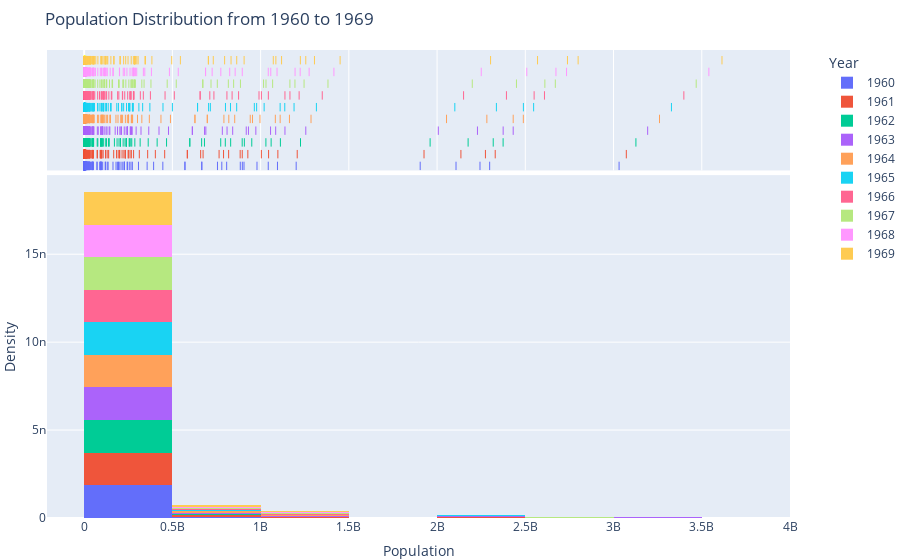

The code cell stored with this chart in its notebook:
### Markdown cell above
- At the above plot we can show the population in the world is increasing per year 
- we can show the population in the low&middel country and the IDA have the biggest population compare with the another countries 
- we can show the average of the population in all countries are increasing not decreasing that is mean the the birth rate is bigger than the death rate in the all countries from the 1960 to 2022

### Code cell
years = data.loc[:, '1960':'1969']

# Reshape the DataFrame for Plotly Express
df = pd.melt(data, value_vars=years.columns, var_name='Year', value_name='Population')

fig = px.histogram(df, x='Population', nbins=15, histnorm='probability density', color='Year',
                   title='Population Distribution from 1960 to 1969',
                   labels={'Population': 'Population', 'Year': 'Year'},
                   marginal='rug')

fig.update_layout(
    xaxis=dict(title='Population'),
    yaxis=dict(title='Density'),
    legend=dict(x=1.05, y=1, traceorder='normal', orientation='v'),
    margin=dict(l=0, r=0, t=50, b=0),
)

fig.show()

### Figure 1 — Plotly figure (JSON) as saved in the notebook; plotly's stock layout.template omitted (floating-point values rounded to 4 significant figures; data arrays with more than 128 entries replaced by an {"elided": "..."} marker saying what was removed)
{"data": [{"alignmentgroup": "True", "bingroup": "x", "histnorm": "probability density", "hovertemplate": "Year=1960<br>Population=%{x}<br>probability density=%{y}<extra></extra>", "legendgroup": "1960", "marker": {"color": "#636efa", "pattern": {"shape": ""}}, "name": "1960", "nbinsx": 15, "offsetgroup": "1960", "orientation": "v", "showlegend": true, "x": {"elided": "264 float values"}, "xaxis": "x", "yaxis": "y", "type": "histogram"}, {"alignmentgroup": "True", "boxpoints": "all", "fillcolor": "rgba(255,255,255,0)", "hoveron": "points", "hovertemplate": "Year=1960<br>Population=%{x}<extra></extra>", "jitter": 0, "legendgroup": "1960", "line": {"color": "rgba(255,255,255,0)"}, "marker": {"color": "#636efa", "symbol": "line-ns-open"}, "name": "1960", "offsetgroup": "1960", "showlegend": false, "x": {"elided": "264 float values"}, "xaxis": "x2", "yaxis": "y2", "type": "box"}, {"alignmentgroup": "True", "bingroup": "x", "histnorm": "probability density", "hovertemplate": "Year=1961<br>Population=%{x}<br>probability density=%{y}<extra></extra>", "legendgroup": "1961", "marker": {"color": "#EF553B", "pattern": {"shape": ""}}, "name": "1961", "nbinsx": 15, "offsetgroup": "1961", "orientation": "v", "showlegend": true, "x": {"elided": "264 float values"}, "xaxis": "x", "yaxis": "y", "type": "histogram"}, {"alignmentgroup": "True", "boxpoints": "all", "fillcolor": "rgba(255,255,255,0)", "hoveron": "points", "hovertemplate": "Year=1961<br>Population=%{x}<extra></extra>", "jitter": 0, "legendgroup": "1961", "line": {"color": "rgba(255,255,255,0)"}, "marker": {"color": "#EF553B", "symbol": "line-ns-open"}, "name": "1961", "offsetgroup": "1961", "showlegend": false, "x": {"elided": "264 float values"}, "xaxis": "x2", "yaxis": "y2", "type": "box"}, {"alignmentgroup": "True", "bingroup": "x", "histnorm": "probability density", "hovertemplate": "Year=1962<br>Population=%{x}<br>probability density=%{y}<extra></extra>", "legendgroup": "1962", "marker": {"color": "#00cc96", "pattern": {"shape": ""}}, "name": "1962", "nbinsx": 15, "offsetgroup": "1962", "orientation": "v", "showlegend": true, "x": {"elided": "264 float values"}, "xaxis": "x", "yaxis": "y", "type": "histogram"}, {"alignmentgroup": "True", "boxpoints": "all", "fillcolor": "rgba(255,255,255,0)", "hoveron": "points", "hovertemplate": "Year=1962<br>Population=%{x}<extra></extra>", "jitter": 0, "legendgroup": "1962", "line": {"color": "rgba(255,255,255,0)"}, "marker": {"color": "#00cc96", "symbol": "line-ns-open"}, "name": "1962", "offsetgroup": "1962", "showlegend": false, "x": {"elided": "264 float values"}, "xaxis": "x2", "yaxis": "y2", "type": "box"}, {"alignmentgroup": "True", "bingroup": "x", "histnorm": "probability density", "hovertemplate": "Year=1963<br>Population=%{x}<br>probability density=%{y}<extra></extra>", "legendgroup": "1963", "marker": {"color": "#ab63fa", "pattern": {"shape": ""}}, "name": "1963", "nbinsx": 15, "offsetgroup": "1963", "orientation": "v", "showlegend": true, "x": {"elided": "264 float values"}, "xaxis": "x", "yaxis": "y", "type": "histogram"}, {"alignmentgroup": "True", "boxpoints": "all", "fillcolor": "rgba(255,255,255,0)", "hoveron": "points", "hovertemplate": "Year=1963<br>Population=%{x}<extra></extra>", "jitter": 0, "legendgroup": "1963", "line": {"color": "rgba(255,255,255,0)"}, "marker": {"color": "#ab63fa", "symbol": "line-ns-open"}, "name": "1963", "offsetgroup": "1963", "showlegend": false, "x": {"elided": "264 float values"}, "xaxis": "x2", "yaxis": "y2", "type": "box"}, {"alignmentgroup": "True", "bingroup": "x", "histnorm": "probability density", "hovertemplate": "Year=1964<br>Population=%{x}<br>probability density=%{y}<extra></extra>", "legendgroup": "1964", "marker": {"color": "#FFA15A", "pattern": {"shape": ""}}, "name": "1964", "nbinsx": 15, "offsetgroup": "1964", "orientation": "v", "showlegend": true, "x": {"elided": "264 float values"}, "xaxis": "x", "yaxis": "y", "type": "histogram"}, {"alignmentgroup": "True", "boxpoints": "all", "fillcolor": "rgba(255,255,255,0)", "hoveron": "points", "hovertemplate": "Year=1964<br>Population=%{x}<extra></extra>", "jitter": 0, "legendgroup": "1964", "line": {"color": "rgba(255,255,255,0)"}, "marker": {"color": "#FFA15A", "symbol": "line-ns-open"}, "name": "1964", "offsetgroup": "1964", "showlegend": false, "x": {"elided": "264 float values"}, "xaxis": "x2", "yaxis": "y2", "type": "box"}, {"alignmentgroup": "True", "bingroup": "x", "histnorm": "probability density", "hovertemplate": "Year=1965<br>Population=%{x}<br>probability density=%{y}<extra></extra>", "legendgroup": "1965", "marker": {"color": "#19d3f3", "pattern": {"shape": ""}}, "name": "1965", "nbinsx": 15, "offsetgroup": "1965", "orientation": "v", "showlegend": true, "x": {"elided": "264 float values"}, "xaxis": "x", "yaxis": "y", "type": "histogram"}, {"alignmentgroup": "True", "boxpoints": "all", "fillcolor": "rgba(255,255,255,0)", "hoveron": "points", "hovertemplate": "Year=1965<br>Population=%{x}<extra></extra>", "jitter": 0, "legendgroup": "1965", "line": {"color": "rgba(255,255,255,0)"}, "marker": {"color": "#19d3f3", "symbol": "line-ns-open"}, "name": "1965", "offsetgroup": "1965", "showlegend": false, "x": {"elided": "264 float values"}, "xaxis": "x2", "yaxis": "y2", "type": "box"}, {"alignmentgroup": "True", "bingroup": "x", "histnorm": "probability density", "hovertemplate": "Year=1966<br>Population=%{x}<br>probability density=%{y}<extra></extra>", "legendgroup": "1966", "marker": {"color": "#FF6692", "pattern": {"shape": ""}}, "name": "1966", "nbinsx": 15, "offsetgroup": "1966", "orientation": "v", "showlegend": true, "x": {"elided": "264 float values"}, "xaxis": "x", "yaxis": "y", "type": "histogram"}, {"alignmentgroup": "True", "boxpoints": "all", "fillcolor": "rgba(255,255,255,0)", "hoveron": "points", "hovertemplate": "Year=1966<br>Population=%{x}<extra></extra>", "jitter": 0, "legendgroup": "1966", "line": {"color": "rgba(255,255,255,0)"}, "marker": {"color": "#FF6692", "symbol": "line-ns-open"}, "name": "1966", "offsetgroup": "1966", "showlegend": false, "x": {"elided": "264 float values"}, "xaxis": "x2", "yaxis": "y2", "type": "box"}, {"alignmentgroup": "True", "bingroup": "x", "histnorm": "probability density", "hovertemplate": "Year=1967<br>Population=%{x}<br>probability density=%{y}<extra></extra>", "legendgroup": "1967", "marker": {"color": "#B6E880", "pattern": {"shape": ""}}, "name": "1967", "nbinsx": 15, "offsetgroup": "1967", "orientation": "v", "showlegend": true, "x": {"elided": "264 float values"}, "xaxis": "x", "yaxis": "y", "type": "histogram"}, {"alignmentgroup": "True", "boxpoints": "all", "fillcolor": "rgba(255,255,255,0)", "hoveron": "points", "hovertemplate": "Year=1967<br>Population=%{x}<extra></extra>", "jitter": 0, "legendgroup": "1967", "line": {"color": "rgba(255,255,255,0)"}, "marker": {"color": "#B6E880", "symbol": "line-ns-open"}, "name": "1967", "offsetgroup": "1967", "showlegend": false, "x": {"elided": "264 float values"}, "xaxis": "x2", "yaxis": "y2", "type": "box"}, {"alignmentgroup": "True", "bingroup": "x", "histnorm": "probability density", "hovertemplate": "Year=1968<br>Population=%{x}<br>probability density=%{y}<extra></extra>", "legendgroup": "1968", "marker": {"color": "#FF97FF", "pattern": {"shape": ""}}, "name": "1968", "nbinsx": 15, "offsetgroup": "1968", "orientation": "v", "showlegend": true, "x": {"elided": "264 float values"}, "xaxis": "x", "yaxis": "y", "type": "histogram"}, {"alignmentgroup": "True", "boxpoints": "all", "fillcolor": "rgba(255,255,255,0)", "hoveron": "points", "hovertemplate": "Year=1968<br>Population=%{x}<extra></extra>", "jitter": 0, "legendgroup": "1968", "line": {"color": "rgba(255,255,255,0)"}, "marker": {"color": "#FF97FF", "symbol": "line-ns-open"}, "name": "1968", "offsetgroup": "1968", "showlegend": false, "x": {"elided": "264 float values"}, "xaxis": "x2", "yaxis": "y2", "type": "box"}, {"alignmentgroup": "True", "bingroup": "x", "histnorm": "probability density", "hovertemplate": "Year=1969<br>Population=%{x}<br>probability density=%{y}<extra></extra>", "legendgroup": "1969", "marker": {"color": "#FECB52", "pattern": {"shape": ""}}, "name": "1969", "nbinsx": 15, "offsetgroup": "1969", "orientation": "v", "showlegend": true, "x": {"elided": "264 float values"}, "xaxis": "x", "yaxis": "y", "type": "histogram"}, {"alignmentgroup": "True", "boxpoints": "all", "fillcolor": "rgba(255,255,255,0)", "hoveron": "points", "hovertemplate": "Year=1969<br>Population=%{x}<extra></extra>", "jitter": 0, "legendgroup": "1969", "line": {"color": "rgba(255,255,255,0)"}, "marker": {"color": "#FECB52", "symbol": "line-ns-open"}, "name": "1969", "offsetgroup": "1969", "showlegend": false, "x": {"elided": "264 float values"}, "xaxis": "x2", "yaxis": "y2", "type": "box"}], "layout": {"xaxis": {"anchor": "y", "domain": [0.0, 1.0], "title": {"text": "Population"}}, "yaxis": {"anchor": "x", "domain": [0.0, 0.7326], "title": {"text": "Density"}}, "xaxis2": {"anchor": "y2", "domain": [0.0, 1.0], "matches": "x", "showticklabels": false, "showgrid": true}, "yaxis2": {"anchor": "x2", "domain": [0.7426, 1.0], "matches": "y2", "showticklabels": false, "showline": false, "ticks": "", "showgrid": false}, "legend": {"title": {"text": "Year"}, "tracegroupgap": 0, "x": 1.05, "y": 1, "traceorder": "normal", "orientation": "v"}, "title": {"text": "Population Distribution from 1960 to 1969"}, "barmode": "relative", "margin": {"l": 0, "r": 0, "t": 50, "b": 0}}}
